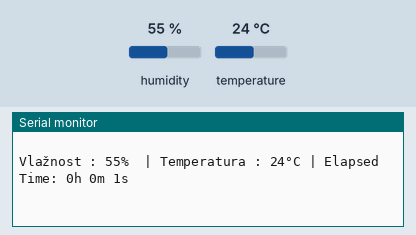
Bench run of a sketch on a simulated Arduino Uno, built with avr-gcc and run on an emulated ATmega328P. Shown: the last lines printed to the serial monitor. The inputs (shaded band) are chosen by the test bench; at power-on: humidity 55 %, temperature 24 °C.

Above: at 2.2 s.
2.3 s: humidity set to 22 %
At 3.6 s:
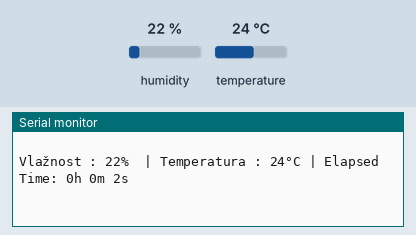
3.8 s: temperature set to 12 °C
At 4.6 s:
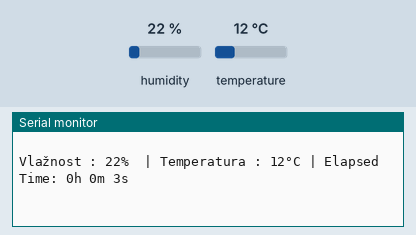
5.3 s: humidity set to 40 %
At 5.3 s:
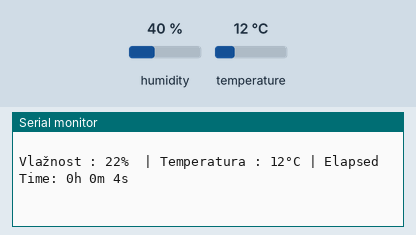
Timing chart, 0 to 8.3 s (numbered marks = the images above; inputs shaded):
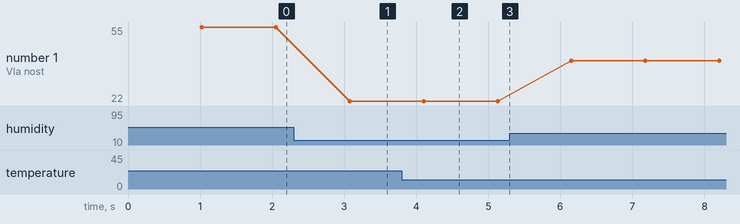

The sketch:

podaci.ino
```cpp
#include <dht.h>
#define dht_pin 4// DHT11 data pin connected to Arduino
#define SERIAL_PIN  Serial

// Variables to store elapsed time
unsigned long startTime;
unsigned long elapsedTime;

dht DHT;

void setup() {
  Serial.begin(9600);
  Serial.println("test test 123123123\n");
  delay(1000);//Wait before accessing Sensor
  startTime = millis();
}

void loop() {
  DHT.read11(dht_pin);
  int current_temp = DHT.temperature;
  int current_humi = DHT.humidity;

  // Calculate elapsed time
  elapsedTime = millis() - startTime;

  // Convert milliseconds to hours, minutes, and seconds
  unsigned long seconds = (elapsedTime / 1000) % 60;
  unsigned long minutes = (elapsedTime / (1000 * 60)) % 60;
  unsigned long hours = (elapsedTime / (1000 * 60 * 60));

  Serial.print("Vlažnost : ");
  Serial.print(current_humi);
  Serial.print("%  | ");
  Serial.print("Temperatura : ");
  Serial.print(current_temp);
  Serial.print("°C | ");

  // Print elapsed time
  SERIAL_PIN.print("Elapsed Time: ");
  SERIAL_PIN.print(hours);
  SERIAL_PIN.print("h ");
  SERIAL_PIN.print(minutes);
  SERIAL_PIN.print("m ");
  SERIAL_PIN.print(seconds);
  SERIAL_PIN.println("s");

  Serial.println(" ");
  delay(1000);
}
```

Measured:
- after the input at 2.3 s, the serial monitor: prints a new line after 0.78 s (image 1)
- after the input at 3.8 s, the serial monitor: prints a new line after 0.30 s (image 2)
- plotted number 1: 55 → 22 after the input at 2.3 s, 22 → 40 after the input at 5.3 s
